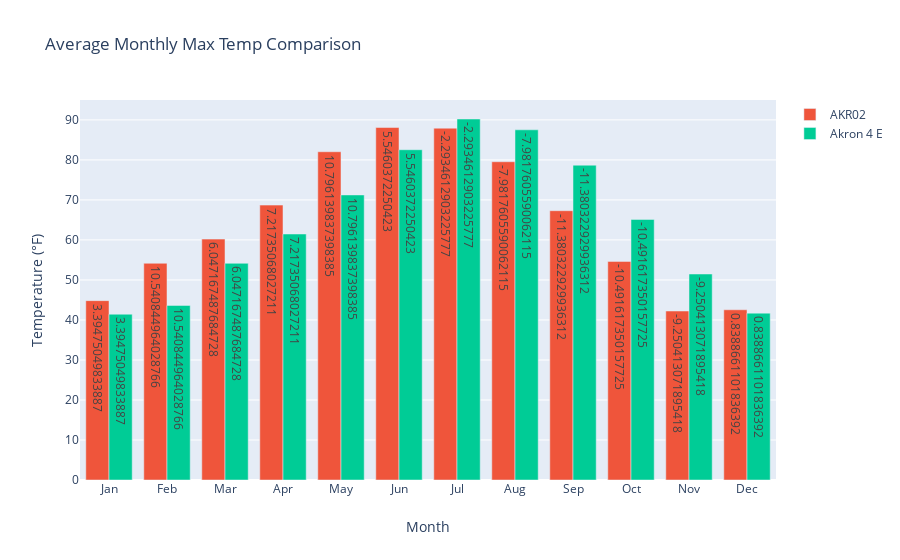

The notebook cell saved with this chart:
### Code cell
akr02_monthly_tmax_fig = go.Figure(data=[go.Bar()],
                                  layout=go.Layout(title=go.layout.Title(text='Average Monthly Max Temp Comparison'),
                                                  xaxis=go.layout.XAxis(title=go.layout.xaxis.Title(text='Month')),
                                                  yaxis=go.layout.YAxis(title=go.layout.yaxis.Title(text='Temperature (°F)'))))
akr02_monthly_tmax_fig.add_trace(
    go.Bar(x=akr02_monthly.month,y=akr02_monthly.tmax,
          text=akr02_monthly.max_temp_diff,name='AKR02'))
akr02_monthly_tmax_fig.add_trace(
    go.Bar(x=akr02_monthly.month,y=akr02_monthly.maxt,
          text=akr02_monthly.max_temp_diff,name='Akron 4 E'))
akr02_monthly_tmax_fig.show()

### Figure 1 — Plotly figure (JSON) as saved in the notebook; plotly's stock layout.template omitted (floating-point values rounded to 4 significant figures)
{"data": [{"type": "bar"}, {"name": "AKR02", "text": [3.395, 10.54, 6.047, 7.217, 10.8, 5.546, -2.293, -7.982, -11.38, -10.49, -9.25, 0.8389], "type": "bar", "x": ["Jan", "Feb", "Mar", "Apr", "May", "Jun", "Jul", "Aug", "Sep", "Oct", "Nov", "Dec"], "y": [44.83, 54.17, 60.2, 68.7, 82.04, 88.09, 87.93, 79.54, 67.3, 54.63, 42.23, 42.55]}, {"name": "Akron 4 E", "text": [3.395, 10.54, 6.047, 7.217, 10.8, 5.546, -2.293, -7.982, -11.38, -10.49, -9.25, 0.8389], "type": "bar", "x": ["Jan", "Feb", "Mar", "Apr", "May", "Jun", "Jul", "Aug", "Sep", "Oct", "Nov", "Dec"], "y": [41.44, 43.63, 54.16, 61.48, 71.25, 82.55, 90.22, 87.52, 78.68, 65.13, 51.48, 41.71]}], "layout": {"title": {"text": "Average Monthly Max Temp Comparison"}, "xaxis": {"title": {"text": "Month"}}, "yaxis": {"title": {"text": "Temperature (°F)"}}}}
